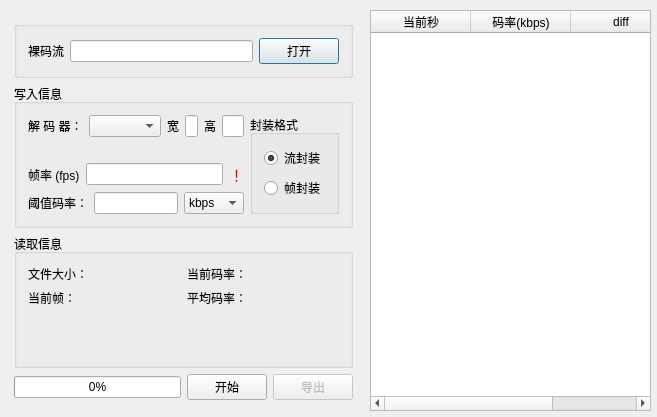
<?xml version="1.0" encoding="UTF-8"?>
<ui version="4.0">
 <class>AwBitRate</class>
 <widget class="QDialog" name="AwBitRate">
  <property name="geometry">
   <rect>
    <x>0</x>
    <y>0</y>
    <width>657</width>
    <height>417</height>
   </rect>
  </property>
  <property name="windowTitle">
   <string>AwBitRate_v1(F1 for help)</string>
  </property>
  <widget class="QTableWidget" name="tableWidget">
   <property name="geometry">
    <rect>
     <x>370</x>
     <y>10</y>
     <width>281</width>
     <height>401</height>
    </rect>
   </property>
   <column>
    <property name="text">
     <string>当前秒</string>
    </property>
   </column>
   <column>
    <property name="text">
     <string>码率(kbps)</string>
    </property>
   </column>
   <column>
    <property name="text">
     <string>diff</string>
    </property>
   </column>
  </widget>
  <widget class="QWidget" name="layoutWidget">
   <property name="geometry">
    <rect>
     <x>3</x>
     <y>10</y>
     <width>361</width>
     <height>401</height>
    </rect>
   </property>
   <layout class="QVBoxLayout" name="verticalLayout_3">
    <item>
     <widget class="QGroupBox" name="groupBox">
      <property name="title">
       <string/>
      </property>
      <layout class="QHBoxLayout" name="horizontalLayout">
       <item>
        <widget class="QLabel" name="label">
         <property name="text">
          <string>裸码流</string>
         </property>
        </widget>
       </item>
       <item>
        <widget class="QLineEdit" name="filePathLE">
         <property name="readOnly">
          <bool>true</bool>
         </property>
        </widget>
       </item>
       <item>
        <widget class="QPushButton" name="openBtn">
         <property name="text">
          <string>打开</string>
         </property>
        </widget>
       </item>
      </layout>
     </widget>
    </item>
    <item>
     <widget class="QGroupBox" name="groupBox_3">
      <property name="title">
       <string>写入信息</string>
      </property>
      <layout class="QGridLayout" name="gridLayout">
       <item row="2" column="0" colspan="2">
        <layout class="QHBoxLayout" name="horizontalLayout_12">
         <item>
          <widget class="QLabel" name="label_2">
           <property name="text">
            <string>帧率 (fps)</string>
           </property>
          </widget>
         </item>
         <item>
          <layout class="QHBoxLayout" name="horizontalLayout_3">
           <item>
            <widget class="QLineEdit" name="frameRateLE"/>
           </item>
           <item>
            <widget class="QLabel" name="noEditLB">
             <property name="enabled">
              <bool>true</bool>
             </property>
             <property name="font">
              <font>
               <pointsize>11</pointsize>
              </font>
             </property>
             <property name="styleSheet">
              <string notr="true">color: rgb(255, 0, 0);</string>
             </property>
             <property name="text">
              <string>！</string>
             </property>
            </widget>
           </item>
          </layout>
         </item>
        </layout>
       </item>
       <item row="0" column="0" colspan="2">
        <layout class="QHBoxLayout" name="horizontalLayout_9">
         <item>
          <widget class="QLabel" name="label_6">
           <property name="text">
            <string>解 码 器：</string>
           </property>
          </widget>
         </item>
         <item>
          <widget class="QComboBox" name="decoderCB">
           <item>
            <property name="text">
             <string/>
            </property>
           </item>
           <item>
            <property name="text">
             <string>H265</string>
            </property>
           </item>
           <item>
            <property name="text">
             <string>H264</string>
            </property>
           </item>
           <item>
            <property name="text">
             <string>MPEG2</string>
            </property>
           </item>
           <item>
            <property name="text">
             <string>AVS</string>
            </property>
           </item>
          </widget>
         </item>
         <item>
          <layout class="QHBoxLayout" name="horizontalLayout_4">
           <item>
            <layout class="QHBoxLayout" name="horizontalLayout_7">
             <item>
              <widget class="QLabel" name="label_7">
               <property name="text">
                <string>宽</string>
               </property>
              </widget>
             </item>
             <item>
              <widget class="QLineEdit" name="wLE"/>
             </item>
            </layout>
           </item>
           <item>
            <widget class="QLabel" name="label_5">
             <property name="text">
              <string>高</string>
             </property>
            </widget>
           </item>
           <item>
            <widget class="QLineEdit" name="hLE"/>
           </item>
          </layout>
         </item>
        </layout>
       </item>
       <item row="0" column="2" rowspan="4">
        <widget class="QGroupBox" name="groupBox_2">
         <property name="title">
          <string>封装格式</string>
         </property>
         <layout class="QVBoxLayout" name="verticalLayout">
          <item>
           <widget class="QRadioButton" name="streamBtn">
            <property name="text">
             <string>流封装</string>
            </property>
            <property name="checked">
             <bool>true</bool>
            </property>
           </widget>
          </item>
          <item>
           <widget class="QRadioButton" name="frameBtn">
            <property name="text">
             <string>帧封装</string>
            </property>
           </widget>
          </item>
         </layout>
        </widget>
       </item>
       <item row="3" column="0" colspan="2">
        <layout class="QHBoxLayout" name="horizontalLayout_8">
         <item>
          <widget class="QLabel" name="label_9">
           <property name="text">
            <string>阈值码率：</string>
           </property>
          </widget>
         </item>
         <item>
          <layout class="QHBoxLayout" name="horizontalLayout_2">
           <item>
            <widget class="QLineEdit" name="orBitRateLE"/>
           </item>
           <item>
            <widget class="QComboBox" name="orBrCB">
             <item>
              <property name="text">
               <string>kbps</string>
              </property>
             </item>
             <item>
              <property name="text">
               <string>Mbps</string>
              </property>
             </item>
             <item>
              <property name="text">
               <string>bps</string>
              </property>
             </item>
            </widget>
           </item>
          </layout>
         </item>
        </layout>
       </item>
      </layout>
      <zorder>groupBox_2</zorder>
      <zorder></zorder>
      <zorder></zorder>
      <zorder></zorder>
     </widget>
    </item>
    <item>
     <widget class="QGroupBox" name="groupBox_5">
      <property name="title">
       <string>读取信息</string>
      </property>
      <layout class="QVBoxLayout" name="verticalLayout_2" stretch="1,2">
       <item>
        <layout class="QHBoxLayout" name="horizontalLayout_11">
         <item>
          <layout class="QHBoxLayout" name="horizontalLayout_5">
           <item>
            <layout class="QVBoxLayout" name="verticalLayout_5">
             <item>
              <widget class="QLabel" name="label_3">
               <property name="text">
                <string>文件大小：</string>
               </property>
              </widget>
             </item>
             <item>
              <widget class="QLabel" name="label_4">
               <property name="text">
                <string>当前帧：</string>
               </property>
              </widget>
             </item>
            </layout>
           </item>
           <item>
            <layout class="QVBoxLayout" name="verticalLayout_6">
             <item>
              <widget class="QLabel" name="fileSizeLB">
               <property name="text">
                <string/>
               </property>
              </widget>
             </item>
             <item>
              <widget class="QLabel" name="curFrameLB">
               <property name="text">
                <string/>
               </property>
              </widget>
             </item>
            </layout>
           </item>
          </layout>
         </item>
         <item>
          <layout class="QHBoxLayout" name="horizontalLayout_10">
           <item>
            <layout class="QVBoxLayout" name="verticalLayout_8">
             <item>
              <widget class="QLabel" name="label_8">
               <property name="text">
                <string>当前码率：</string>
               </property>
              </widget>
             </item>
             <item>
              <widget class="QLabel" name="label_10">
               <property name="text">
                <string>平均码率：</string>
               </property>
              </widget>
             </item>
            </layout>
           </item>
           <item>
            <layout class="QVBoxLayout" name="verticalLayout_9">
             <item>
              <widget class="QLabel" name="curBitRateLB">
               <property name="text">
                <string/>
               </property>
              </widget>
             </item>
             <item>
              <widget class="QLabel" name="avrBitRateLB">
               <property name="text">
                <string/>
               </property>
              </widget>
             </item>
            </layout>
           </item>
          </layout>
         </item>
        </layout>
       </item>
       <item>
        <widget class="QCustomPlot" name="proWidget" native="true"/>
       </item>
      </layout>
     </widget>
    </item>
    <item>
     <layout class="QHBoxLayout" name="horizontalLayout_6">
      <item>
       <widget class="QProgressBar" name="progressBar">
        <property name="value">
         <number>0</number>
        </property>
       </widget>
      </item>
      <item>
       <widget class="QPushButton" name="startBtn">
        <property name="text">
         <string>开始</string>
        </property>
       </widget>
      </item>
      <item>
       <widget class="QPushButton" name="exportBtn">
        <property name="enabled">
         <bool>false</bool>
        </property>
        <property name="text">
         <string>导出</string>
        </property>
       </widget>
      </item>
     </layout>
    </item>
   </layout>
  </widget>
 </widget>
 <layoutdefault spacing="6" margin="11"/>
 <customwidgets>
  <customwidget>
   <class>QCustomPlot</class>
   <extends>QWidget</extends>
   <header location="global">./qcustomplot/qcustomplot.h</header>
   <container>1</container>
  </customwidget>
 </customwidgets>
 <resources/>
 <connections/>
</ui>
